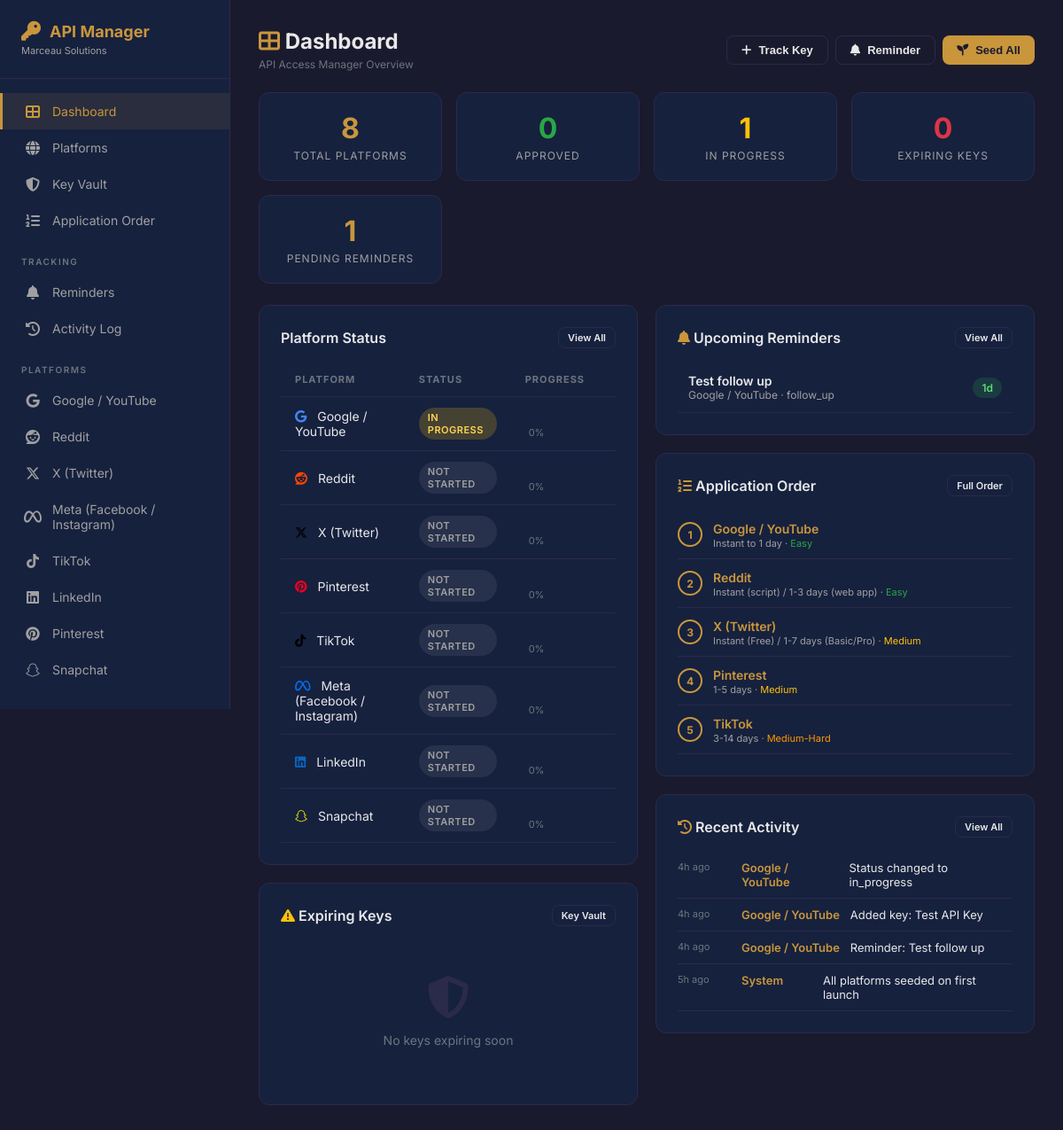
The page / on the database its author committed.
### tables this page shows
CREATE TABLE platforms (
            id INTEGER PRIMARY KEY AUTOINCREMENT,
            name TEXT UNIQUE NOT NULL,
            slug TEXT UNIQUE NOT NULL,
            status TEXT DEFAULT 'not_started',  -- not_started, in_progress, approved, rejected, suspended
            priority_order INTEGER DEFAULT 0,
            application_url TEXT,
            app_id TEXT,
            app_name TEXT,
            notes TEXT,
            started_at TEXT,
            approved_at TEXT,
            created_at TEXT DEFAULT (datetime('now')),
            updated_at TEXT DEFAULT (datetime('now'))
        );

CREATE TABLE reminders (
            id INTEGER PRIMARY KEY AUTOINCREMENT,
            platform_id INTEGER NOT NULL,
            reminder_type TEXT NOT NULL,  -- follow_up, rotation, review, renewal
            title TEXT NOT NULL,
            description TEXT,
            due_date TEXT NOT NULL,
            calendar_event_id TEXT,
            is_completed INTEGER DEFAULT 0,
            created_at TEXT DEFAULT (datetime('now')),
            FOREIGN KEY (platform_id) REFERENCES platforms(id) ON DELETE CASCADE
        );

CREATE TABLE activity_log (
            id INTEGER PRIMARY KEY AUTOINCREMENT,
            platform_id INTEGER,
            action TEXT NOT NULL,
            details TEXT,
            created_at TEXT DEFAULT (datetime('now')),
            FOREIGN KEY (platform_id) REFERENCES platforms(id) ON DELETE SET NULL
        );

### app.py (the view)
@app.route("/")
def dashboard():
    stats = get_dashboard_stats()
    platforms = get_all_platforms()
    upcoming_reminders = get_reminders()[:5]
    recent_activity = get_activity_log(limit=10)
    all_keys = get_keys()
    expiring_keys = []
    for k in all_keys:
        if k["expires_at"] and k["is_active"]:
            days = days_until_filter(k["expires_at"])
            if days is not None and days <= 30:
                k["days_remaining"] = days
                expiring_keys.append(k)
    expiring_keys.sort(key=lambda x: x.get("days_remaining", 999))
    return render_template(
        "dashboard.html",
        stats=stats,
        platforms=platforms,
        upcoming_reminders=upcoming_reminders,
        recent_activity=recent_activity,
        expiring_keys=expiring_keys[:5],
        application_order=APPLICATION_ORDER,
        platform_guides=PLATFORM_GUIDES,
    )

### app.py (called while the page is built)
@app.context_processor
def inject_globals():
    return {"platform_guides": PLATFORM_GUIDES}

@app.template_filter("timeago")
def timeago_filter(dt_str):
    if not dt_str:
        return "Never"
    try:
        dt = datetime.fromisoformat(dt_str)
        diff = datetime.now() - dt
        if diff.days > 365:
            return f"{diff.days // 365}y ago"
        if diff.days > 30:
            return f"{diff.days // 30}mo ago"
        if diff.days > 0:
            return f"{diff.days}d ago"
        if diff.seconds > 3600:
            return f"{diff.seconds // 3600}h ago"
        return f"{diff.seconds // 60}m ago"
    except Exception:
        return dt_str

@app.template_filter("days_until")
def days_until_filter(dt_str):
    if not dt_str:
        return None
    try:
        dt = datetime.fromisoformat(dt_str)
        diff = dt - datetime.now()
        return diff.days
    except Exception:
        return None

@app.template_filter("status_badge")
def status_badge_filter(status):
    badges = {
        "not_started": ("Not Started", "secondary"),
        "in_progress": ("In Progress", "warning"),
        "approved": ("Approved", "success"),
        "rejected": ("Rejected", "danger"),
        "suspended": ("Suspended", "danger"),
    }
    label, cls = badges.get(status, ("Unknown", "secondary"))
    return f'<span class="badge badge-{cls}">{label}</span>'

### database.py (called while the page is built)
def get_db():
    conn = sqlite3.connect(DB_PATH)
    conn.row_factory = sqlite3.Row
    conn.execute("PRAGMA journal_mode=WAL")
    conn.execute("PRAGMA foreign_keys=ON")
    return conn

def get_all_platforms():
    conn = get_db()
    rows = conn.execute(
        "SELECT * FROM platforms ORDER BY priority_order, name"
    ).fetchall()
    conn.close()
    return [dict(r) for r in rows]

def get_keys(platform_id=None):
    conn = get_db()
    if platform_id:
        rows = conn.execute(
            "SELECT k.*, p.name as platform_name, p.slug as platform_slug FROM api_keys k JOIN platforms p ON k.platform_id = p.id WHERE k.platform_id = ? ORDER BY k.key_name",
            (platform_id,)
        ).fetchall()
    else:
        rows = conn.execute(
            "SELECT k.*, p.name as platform_name, p.slug as platform_slug FROM api_keys k JOIN platforms p ON k.platform_id = p.id ORDER BY p.name, k.key_name"
        ).fetchall()
    conn.close()
    return [dict(r) for r in rows]

### templates/dashboard.html (shortened to what this page needs)
{% extends "base.html" %}
{% block content %}
<div class="page-header">
    <div>
        <h1><i class="fas fa-th-large" style="color: var(--gold);"></i> Dashboard</h1>
        <p class="breadcrumb">API Access Manager Overview</p>
    </div>
    <div style="display: flex; gap: 8px;">
        <button class="btn btn-outline" onclick="openModal('addKeyModal')"><i class="fas fa-plus"></i> Track Key</button>
        <button class="btn btn-outline" onclick="openModal('addReminderModal')"><i class="fas fa-bell"></i> Reminder</button>
        <button class="btn btn-gold" onclick="seedPlatforms()"><i class="fas fa-seedling"></i> Seed All</button>
    </div>
</div>
<div class="stats-grid">
    <div class="stat-card">
        <div class="stat-value">{{ stats.total_platforms }}</div>
        <div class="stat-label">Total Platforms</div>
    </div>
    <div class="stat-card success">
        <div class="stat-value">{{ stats.approved }}</div>
        <div class="stat-label">Approved</div>
    </div>
    <div class="stat-card warning">
        <div class="stat-value">{{ stats.in_progress }}</div>
        <div class="stat-label">In Progress</div>
    </div>
    <div class="stat-card alert">
        <div class="stat-value">{{ stats.expiring_keys }}</div>
        <div class="stat-label">Expiring Keys</div>
    </div>
    <div class="stat-card">
        <div class="stat-value">{{ stats.pending_reminders }}</div>
        <div class="stat-label">Pending Reminders</div>
    </div>
</div>
<div class="two-col">
    <div>
        <div class="card">
            <div class="card-header">
                <h2>Platform Status</h2>
                <a href="/platforms" class="btn btn-sm btn-outline">View All</a>
            </div>
            <div class="table-wrapper">
                <table>
                    <thead><tr><th>Platform</th><th>Status</th><th>Progress</th></tr></thead>
                    <tbody>
                        {% for p in platforms %}
                        <tr style="cursor:pointer;" onclick="location.href='/platform/{{ p.slug }}'">
                            <td>
                                {% if platform_guides.get(p.slug) %}
                                <i class="{{ platform_guides[p.slug].icon }}" style="color:{{ platform_guides[p.slug].color }};margin-right:8px;"></i>
                                {% endif %}
                                {{ p.name }}
                            </td>
                            <td>{{ p.status|status_badge|safe }}</td>
                            <td>
                                <span style="font-size:11px;color:var(--text-muted);margin-left:4px;">{{ p.progress or 0 }}%</span>
                            </td>
                        </tr>
                        {% else %}
                        <tr><td colspan="3" class="empty-state"><p>No platforms yet. Click "Seed All" to start.</p></td></tr>
                        {% endfor %}
                    </tbody>
                </table>
            </div>
        </div>
        <div class="card">
            <div class="card-header">
                <h2><i class="fas fa-exclamation-triangle" style="color:var(--warning);"></i> Expiring Keys</h2>
                <a href="/keys" class="btn btn-sm btn-outline">Key Vault</a>
            </div>
            {% for k in expiring_keys %}
            <div class="key-card" data-expires="{{ k.expires_at }}" data-issued="{{ k.last_rotated or k.created_at }}">
                <div class="key-header">
                    <div>
                        <span class="key-name">{{ k.key_name }}</span>
                        <span class="badge badge-{% if k.days_remaining <= 7 %}danger{% elif k.days_remaining <= 30 %}warning{% else %}success{% endif %}" style="margin-left:8px;">{{ k.platform_name }}</span>
                    </div>
                    <button class="btn btn-sm btn-outline" onclick="rotateKey({{ k.id }})"><i class="fas fa-sync-alt"></i> Rotate</button>
                </div>
                <div class="key-countdown">
                    <div class="countdown-bar"><div class="fill"></div></div>
                    <span class="countdown-text"></span>
                </div>
            </div>
            {% else %}
            <div class="empty-state"><i class="fas fa-shield-halved"></i><p>No keys expiring soon</p></div>
            {% endfor %}
        </div>
    </div>
    <div>
        <div class="card">
            <div class="card-header">
                <h2><i class="fas fa-bell" style="color:var(--gold);"></i> Upcoming Reminders</h2>
                <a href="/reminders" class="btn btn-sm btn-outline">View All</a>
            </div>
            {% for r in upcoming_reminders %}
            {% set days = r.due_date|days_until %}
            <div class="reminder-item">
                <div class="reminder-info">
                    <div class="reminder-title">{{ r.title }}</div>
                    <div class="reminder-meta">{{ r.platform_name or 'General' }} &middot; {{ r.reminder_type }}</div>
                </div>
                <span class="reminder-due {% if days is not none and days < 0 %}overdue{% elif days is not none and days == 0 %}today{% else %}upcoming{% endif %}">
                    {% if days is not none %}{% if days < 0 %}{{ -days }}d overdue{% elif days == 0 %}Today{% else %}{{ days }}d{% endif %}{% else %}--{% endif %}
                </span>
            </div>
            {% else %}
            <div class="empty-state"><i class="fas fa-bell-slash"></i><p>No upcoming reminders</p></div>
            {% endfor %}
        </div>
        <div class="card">
            <div class="card-header">
                <h2><i class="fas fa-list-ol" style="color:var(--gold);"></i> Application Order</h2>
                <a href="/order" class="btn btn-sm btn-outline">Full Order</a>
            </div>
            {% for item in application_order[:5] %}
            <div style="display:flex;align-items:center;gap:12px;padding:10px 0;border-bottom:1px solid var(--border);">
                <span style="width:28px;height:28px;border-radius:50%;border:2px solid var(--gold);display:flex;align-items:center;justify-content:center;font-weight:700;color:var(--gold);font-size:12px;flex-shrink:0;">{{ item.order }}</span>
                <div style="flex:1;">
                    <a href="/platform/{{ item.slug }}" style="font-weight:600;font-size:14px;">{{ item.name }}</a>
                    <div style="font-size:11px;color:var(--text-secondary);">{{ item.typical_timeline }} &middot; <span class="difficulty-{{ item.difficulty|lower|replace(' ', '-') }}">{{ item.difficulty }}</span></div>
                </div>
            </div>
            {% endfor %}
        </div>
        <div class="card">
            <div class="card-header">
                <h2><i class="fas fa-clock-rotate-left" style="color:var(--gold);"></i> Recent Activity</h2>
                <a href="/activity" class="btn btn-sm btn-outline">View All</a>
            </div>
            {% for a in recent_activity %}
            <div class="activity-item">
                <span class="activity-time">{{ a.created_at|timeago }}</span>
                <span class="activity-platform">{{ a.platform_name or 'System' }}</span>
                <span>{{ a.details }}</span>
            </div>
            {% else %}
            <div class="empty-state"><i class="fas fa-clock"></i><p>No activity yet</p></div>
            {% endfor %}
        </div>
    </div>
</div>
{% endblock %}

### templates/base.html (shortened to what this page needs)
<!DOCTYPE html>
<html lang="en">
<head>
    <link rel="stylesheet" href="/static/style.css">
    <link rel="stylesheet" href="https://cdnjs.cloudflare.com/ajax/libs/font-awesome/6.5.1/css/all.min.css">
</head>
<body>
    <div class="app-container">
        <nav class="sidebar">
            <div class="sidebar-brand">
                <h1><i class="fas fa-key"></i> API Manager</h1>
                <p>Marceau Solutions</p>
            </div>
            <ul class="sidebar-nav">
                <li><a href="/" class="{% if request.path == '/' %}active{% endif %}">
                    <i class="fas fa-th-large"></i> Dashboard
                </a></li>
                <li><a href="/platforms" class="{% if request.path == '/platforms' %}active{% endif %}">
                    <i class="fas fa-globe"></i> Platforms
                </a></li>
                <li><a href="/keys" class="{% if request.path == '/keys' %}active{% endif %}">
                    <i class="fas fa-shield-halved"></i> Key Vault
                </a></li>
                <li><a href="/order" class="{% if request.path == '/order' %}active{% endif %}">
                    <i class="fas fa-list-ol"></i> Application Order
                </a></li>
                <li class="nav-section">Tracking</li>
                <li><a href="/reminders" class="{% if request.path == '/reminders' %}active{% endif %}">
                    <i class="fas fa-bell"></i> Reminders
                </a></li>
                <li><a href="/activity" class="{% if request.path == '/activity' %}active{% endif %}">
                    <i class="fas fa-clock-rotate-left"></i> Activity Log
                </a></li>
                <li class="nav-section">Platforms</li>
                {% for slug, guide in platform_guides.items() if platform_guides is defined %}
                <li><a href="/platform/{{ slug }}" class="{% if request.path == '/platform/' + slug %}active{% endif %}">
                    <i class="{{ guide.icon }}"></i> {{ guide.name }}
                </a></li>
                {% endfor %}
            </ul>
        </nav>
        <main class="main-content">
            {% block content %}{% endblock %}
        </main>
    </div>
</body>
</html>

### rows shown on the page
platforms: name "Google / YouTube", status|status_badge "IN PROGRESS", progress "0", order "1", typical_timeline "Instant to 1 day", difficulty "Easy"
platforms: name "Reddit", status|status_badge "NOT STARTED", progress "0", order "2", typical_timeline "Instant (script) / 1-3 days (web app)", difficulty "Easy"
platforms: name "X (Twitter)", status|status_badge "NOT STARTED", progress "0", order "3", typical_timeline "Instant (Free) / 1-7 days (Basic/Pro)", difficulty "Medium"
platforms: name "Pinterest", status|status_badge "NOT STARTED", progress "0", order "4", typical_timeline "1-5 days", difficulty "Medium"
platforms: name "TikTok", status|status_badge "NOT STARTED", progress "0", order "5", typical_timeline "3-14 days", difficulty "Medium-Hard"
platforms: name "Meta (Facebook / Instagram)", status|status_badge "NOT STARTED", progress "0"
platforms: name "LinkedIn", status|status_badge "NOT STARTED", progress "0"
platforms: name "Snapchat", status|status_badge "NOT STARTED", progress "0"
reminders: title "Test follow up", name "Google / YouTube", reminder_type "follow_up", days "1"
activity_log: created_at "4h ago", name "Google / YouTube", details "Status changed to in_progress"
activity_log: created_at "4h ago", name "Google / YouTube", details "Added key: Test API Key"
activity_log: created_at "4h ago", name "Google / YouTube", details "Reminder: Test follow up"
activity_log: created_at "5h ago", platform_name "System", details "All platforms seeded on first launch"

### other values the page prints
{{ guide.name }} "Google / YouTube" "Reddit" "X (Twitter)" "Meta (Facebook / Instagram)" "TikTok" "LinkedIn" "Pinterest" "Snapchat"
{{ stats.total_platforms }} "8"
{{ stats.approved }} "0"
{{ stats.in_progress }} "1"
{{ stats.expiring_keys }} "0"
{{ stats.pending_reminders }} "1"
